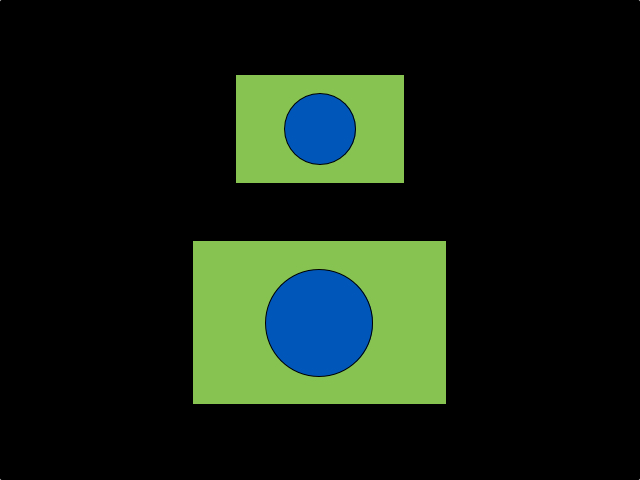
#> input picture src/eval_data/shapes/calib2.jpg, 640 x 480 px
$ jupyter execute --allow-errors template_matching_evaluation_scaled_2.ipynb   (shell and % lines are left out)
#> lines starting #> are read from the running program, lines starting #| are printed output that depends on the picture
### src/template_matching_scaling/tse/tse_enum.py
__author__ = 'connorgoddard'


# Enum definition courtesy: http://stackoverflow.com/a/1695250
def enum(*sequential, **named):
    enums = dict(zip(sequential, range(len(sequential))), **named)
    return type('Enum', (), enums)

### src/template_matching_scaling/notebooks/template_matching_evaluation_scaled_2.ipynb
# Template Matching - Evaluation - Scaled

## 1) IPython Setup

[cell 1]

import matplotlib as mpl
from mpl_toolkits.mplot3d import Axes3D
mpl.rcParams['figure.figsize'] = (12, 8)

# We have to add a reference to the parent folder in order to access the modules.
import sys,os
sys.path.insert(1, os.path.join(sys.path[0], '..'))

import main as templ
import matplotlib.pyplot as plt
import numpy as np
import cv2

from tse.tse_matchmethod import tse_match_methods
from tse.tse_matchtype import TSEMatchType
from tse.tse_datautils import TSEDataUtils

## 2) Run Evaluation Test

## 3) Results

### Input Image:

[cell 2]
img = cv2.imread("../../eval_data/shapes/calib2.jpg")
#> img is the input picture: shape (480, 640, 3); mean B, G, R 19.8, 32.9, 20.3

# Grid lines at these intervals (in pixels)
# dx and dy can be different
dx, dy = 50,100

# Custom (rgb) grid color
grid_color = [255,255,255]

# Modify the image to include the grid
img[:,::dy,:] = grid_color
img[::dx,:,:] = grid_color
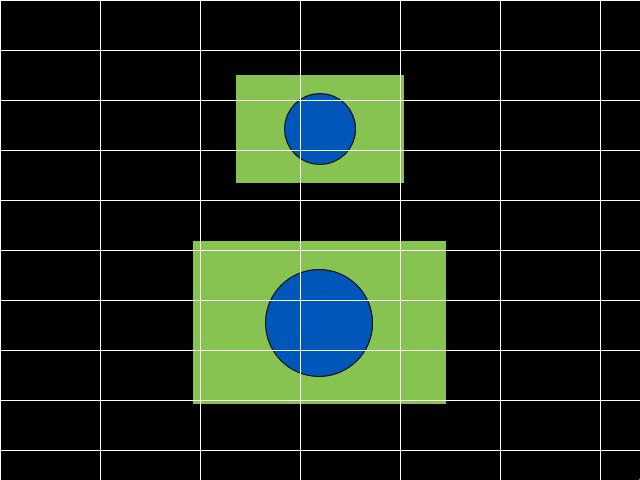
#> img: shape (480, 640, 3); mean B, G, R 27.2, 39.8, 27.6

plt.imshow(img)


$ run again, with src/eval_data/shapes/img1.jpg copied over src/eval_data/shapes/calib2.jpg
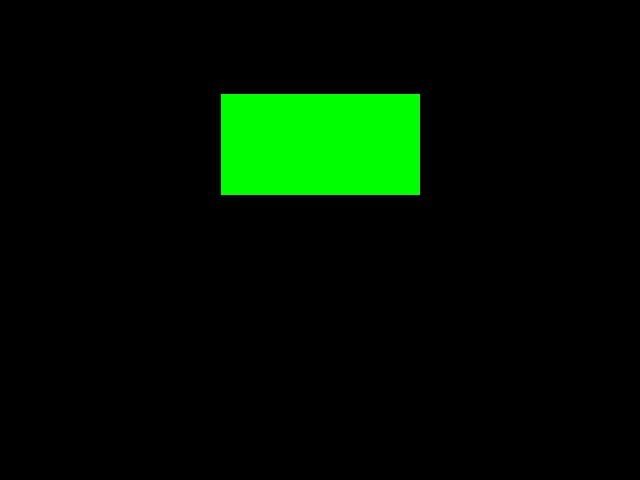
#> input picture src/eval_data/shapes/img1.jpg, 640 x 480 px
#> img is the input picture: shape (480, 640, 3); mean B, G, R 0.2, 16.7, 0.1
#> `img[::dx,:,:] = grid_color`:
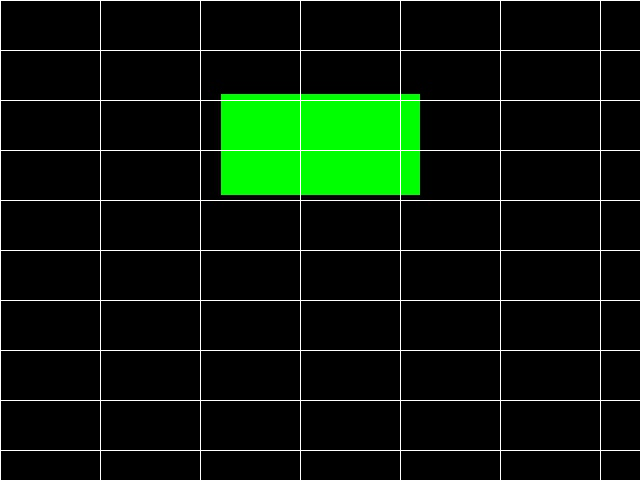
#> img: shape (480, 640, 3); mean B, G, R 8.2, 24.2, 8.2

$ run again, with src/eval_data/shapes/img2.jpg copied over src/eval_data/shapes/calib2.jpg
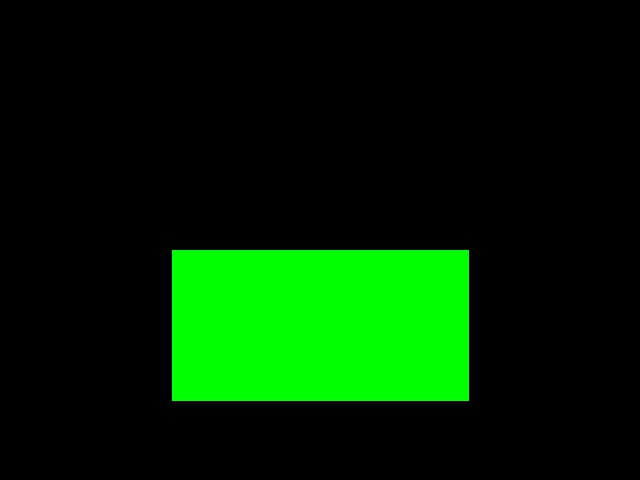
#> input picture src/eval_data/shapes/img2.jpg, 640 x 480 px
#> img is the input picture: shape (480, 640, 3); mean B, G, R 0.4, 37.3, 0.2
#> `img[::dx,:,:] = grid_color`:
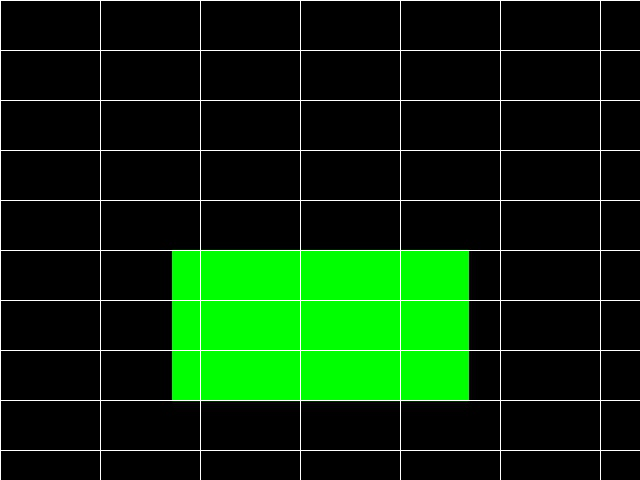
#> img: shape (480, 640, 3); mean B, G, R 8.3, 44, 8.2
